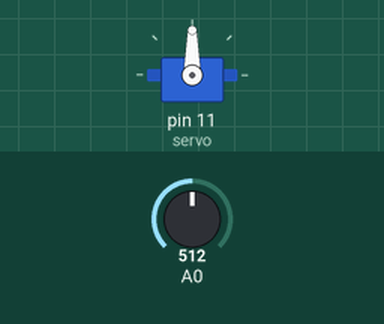
A sketch run on a simulated Arduino Uno, built with avr-gcc and run on an emulated ATmega328P. On the bench: servo. Inputs (shaded band) come from the test bench; at power-on: A0 = 512.

Above: at 1.2 s.
1.3 s: A0 set to 716
At 2.5 s:
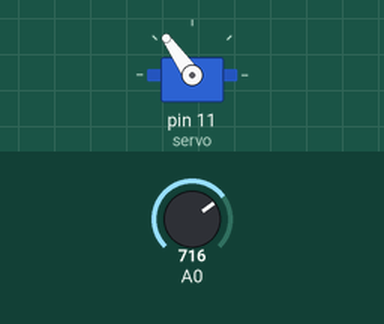
2.8 s: A0 set to 900
At 3.7 s:
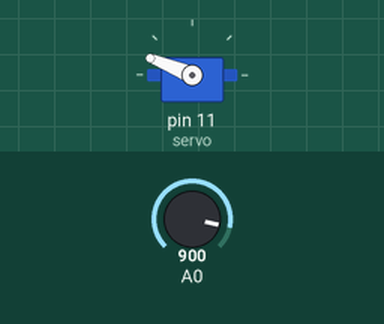
4.3 s: A0 set to 1023
At 4.9 s:
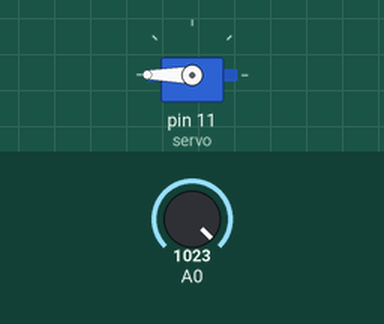
5.8 s: A0 set to 306
At 7.0 s:
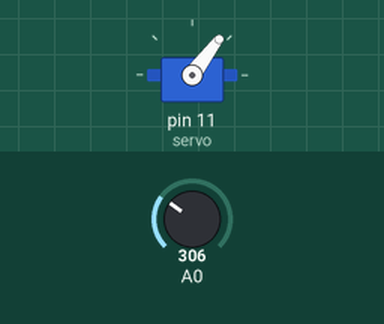
7.3 s: A0 set to 122
At 8.4 s:
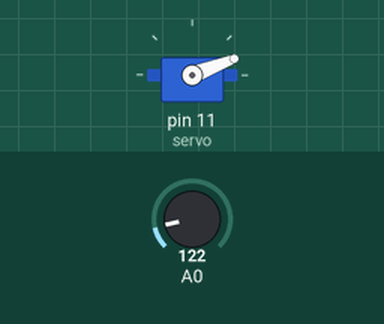
Timing chart, 0 to 9.8 s (numbered marks = the images above; inputs shaded):
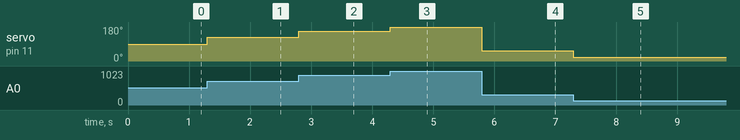

Measured:
- after the input at 1.3 s, servo on pin 11 (servo): 90° → 125° at once
- after the input at 2.8 s, servo on pin 11 (servo): 125° → 158° at once
- after the input at 4.3 s, servo on pin 11 (servo): 158° → 180° at once
- after the input at 5.8 s, servo on pin 11 (servo): 180° → 53° at once
- after the input at 7.3 s, servo on pin 11 (servo): 53° → 21° at once

The sketch:

servo_tester.ino
```cpp
#include "Servo.h"

Servo servo;
int val;

void setup() {
  // put your setup code here, to run once:
  pinMode(A0,INPUT);
  servo.attach(11);
}

void loop() {
  // put your main code here, to run repeatedly:
  val = map(analogRead(A0), 0, 1023, 0, 180);
  servo.write(val);
}
```
